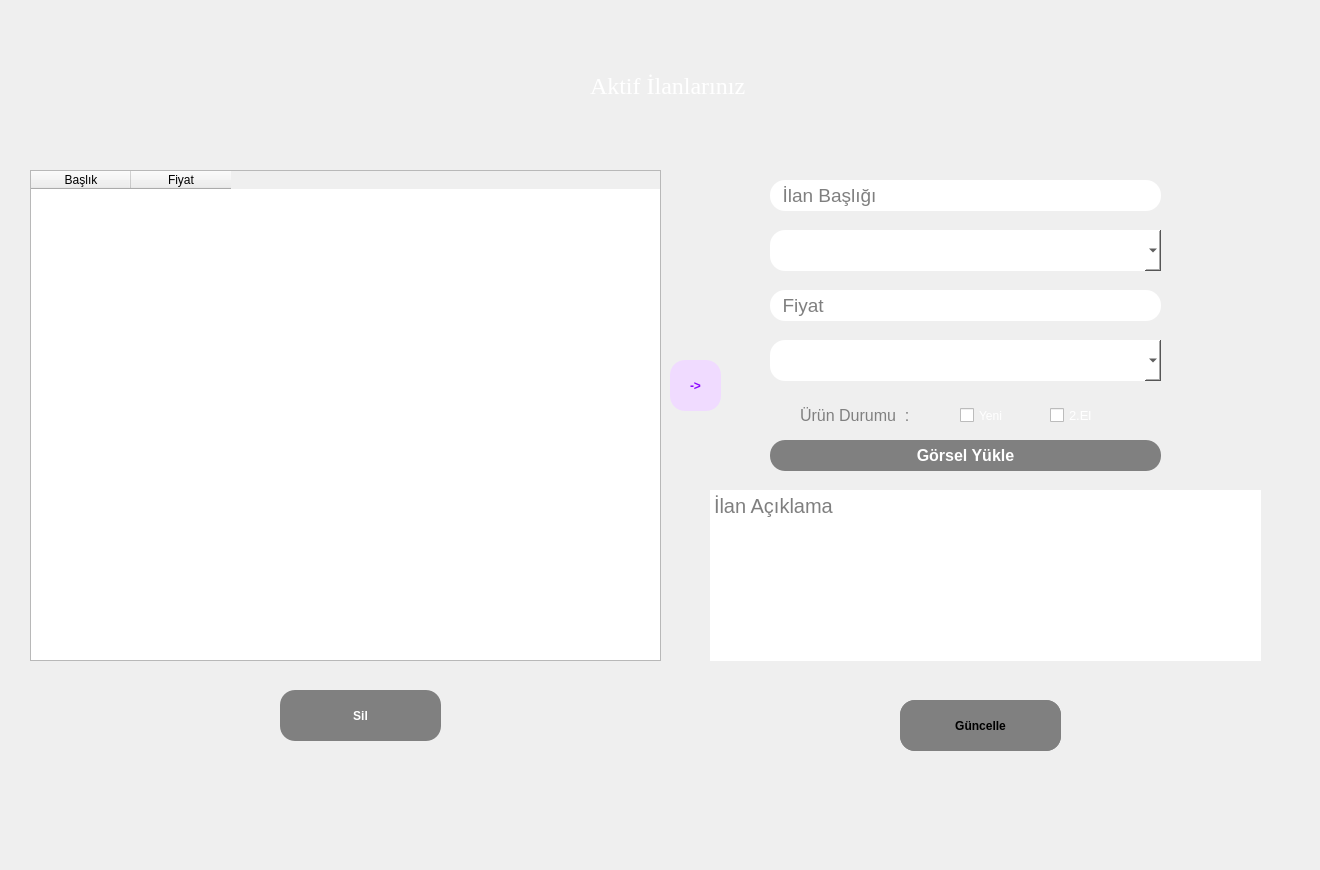
     <widget class="QWidget" name="tab_8">
      <attribute name="title">
       <string>sil</string>
      </attribute>
      <widget class="QLabel" name="label_53">
       <property name="geometry">
        <rect>
         <x>-10</x>
         <y>-10</y>
         <width>1311</width>
         <height>861</height>
        </rect>
       </property>
       <property name="styleSheet">
        <string notr="true">background-image:url(:/back/pic/wallpapers/w4.jpg);
background-size: cover;
background-position: center;
</string>
       </property>
       <property name="text">
        <string/>
       </property>
      </widget>
      <widget class="QLineEdit" name="lineEdit_5">
       <property name="geometry">
        <rect>
         <x>770</x>
         <y>290</y>
         <width>391</width>
         <height>31</height>
        </rect>
       </property>
       <property name="font">
        <font>
         <pointsize>14</pointsize>
        </font>
       </property>
       <property name="styleSheet">
        <string notr="true">border-radius:15px;</string>
       </property>
       <property name="text">
        <string/>
       </property>
       <property name="placeholderText">
        <string>  Fiyat</string>
       </property>
      </widget>
      <widget class="QPushButton" name="pushButton_18">
       <property name="geometry">
        <rect>
         <x>900</x>
         <y>700</y>
         <width>161</width>
         <height>51</height>
        </rect>
       </property>
       <property name="styleSheet">
        <string notr="true">border-radius:15px;
background-color:gray;
font:bold;
font-size:20;</string>
       </property>
       <property name="text">
        <string>Güncelle</string>
       </property>
      </widget>
      <widget class="QTextEdit" name="textEdit_2">
       <property name="geometry">
        <rect>
         <x>710</x>
         <y>490</y>
         <width>551</width>
         <height>171</height>
        </rect>
       </property>
       <property name="styleSheet">
        <string notr="true">border-radius:10px;
font-size:20px;</string>
       </property>
       <property name="html">
        <string>&lt;!DOCTYPE HTML PUBLIC &quot;-//W3C//DTD HTML 4.0//EN&quot; &quot;http://www.w3.org/TR/REC-html40/strict.dtd&quot;&gt;
&lt;html&gt;&lt;head&gt;&lt;meta name=&quot;qrichtext&quot; content=&quot;1&quot; /&gt;&lt;style type=&quot;text/css&quot;&gt;
p, li { white-space: pre-wrap; }
&lt;/style&gt;&lt;/head&gt;&lt;body style=&quot; font-family:'MS Shell Dlg 2'; font-size:20px; font-weight:400; font-style:normal;&quot;&gt;
&lt;p style=&quot;-qt-paragraph-type:empty; margin-top:0px; margin-bottom:0px; margin-left:0px; margin-right:0px; -qt-block-indent:0; text-indent:0px; font-size:7.8pt;&quot;&gt;&lt;br /&gt;&lt;/p&gt;&lt;/body&gt;&lt;/html&gt;</string>
       </property>
       <property name="placeholderText">
        <string>İlan Açıklama</string>
       </property>
      </widget>
      <widget class="QCheckBox" name="checkBox_3">
       <property name="geometry">
        <rect>
         <x>1050</x>
         <y>400</y>
         <width>101</width>
         <height>31</height>
        </rect>
       </property>
       <property name="font">
        <font>
         <pointsize>10</pointsize>
        </font>
       </property>
       <property name="styleSheet">
        <string notr="true">color:white;</string>
       </property>
       <property name="text">
        <string>2.El</string>
       </property>
      </widget>
      <widget class="QLineEdit" name="lineEdit_7">
       <property name="geometry">
        <rect>
         <x>770</x>
         <y>180</y>
         <width>391</width>
         <height>31</height>
        </rect>
       </property>
       <property name="font">
        <font>
         <pointsize>14</pointsize>
        </font>
       </property>
       <property name="styleSheet">
        <string notr="true">border-radius:15px;</string>
       </property>
       <property name="text">
        <string/>
       </property>
       <property name="placeholderText">
        <string>  İlan Başlığı</string>
       </property>
      </widget>
      <widget class="QLabel" name="label_58">
       <property name="geometry">
        <rect>
         <x>800</x>
         <y>400</y>
         <width>161</width>
         <height>31</height>
        </rect>
       </property>
       <property name="font">
        <font>
         <pointsize>12</pointsize>
        </font>
       </property>
       <property name="styleSheet">
        <string notr="true">color:gray;</string>
       </property>
       <property name="text">
        <string>Ürün Durumu  :</string>
       </property>
      </widget>
      <widget class="QPushButton" name="pushButton_19">
       <property name="geometry">
        <rect>
         <x>770</x>
         <y>440</y>
         <width>391</width>
         <height>31</height>
        </rect>
       </property>
       <property name="font">
        <font>
         <pointsize>12</pointsize>
         <weight>75</weight>
         <italic>false</italic>
         <bold>true</bold>
        </font>
       </property>
       <property name="styleSheet">
        <string notr="true">border-radius:15px;
background-color:gray;
font:bold;
color:white;</string>
       </property>
       <property name="text">
        <string>Görsel Yükle</string>
       </property>
      </widget>
      <widget class="QCheckBox" name="checkBox_4">
       <property name="geometry">
        <rect>
         <x>960</x>
         <y>400</y>
         <width>71</width>
         <height>31</height>
        </rect>
       </property>
       <property name="font">
        <font>
         <pointsize>9</pointsize>
        </font>
       </property>
       <property name="styleSheet">
        <string notr="true">color:white;</string>
       </property>
       <property name="text">
        <string>Yeni</string>
       </property>
      </widget>
      <widget class="QLabel" name="label_59">
       <property name="geometry">
        <rect>
         <x>590</x>
         <y>60</y>
         <width>201</width>
         <height>51</height>
        </rect>
       </property>
       <property name="font">
        <font>
         <family>Times New Roman</family>
         <pointsize>18</pointsize>
         <weight>50</weight>
         <italic>false</italic>
         <bold>false</bold>
        </font>
       </property>
       <property name="styleSheet">
        <string notr="true">color:white;
font: 18pt &quot;Times New Roman&quot;;</string>
       </property>
       <property name="text">
        <string>Aktif İlanlarınız</string>
       </property>
      </widget>
      <widget class="QTableWidget" name="tableWidget_11">
       <property name="geometry">
        <rect>
         <x>30</x>
         <y>170</y>
         <width>631</width>
         <height>491</height>
        </rect>
       </property>
       <attribute name="horizontalHeaderCascadingSectionResizes">
        <bool>false</bool>
       </attribute>
       <attribute name="horizontalHeaderShowSortIndicator" stdset="0">
        <bool>false</bool>
       </attribute>
       <attribute name="horizontalHeaderStretchLastSection">
        <bool>false</bool>
       </attribute>
       <column>
        <property name="text">
         <string>Başlık</string>
        </property>
       </column>
       <column>
        <property name="text">
         <string>Fiyat</string>
        </property>
       </column>
      </widget>
      <widget class="QPushButton" name="pushButton_20">
       <property name="geometry">
        <rect>
         <x>280</x>
         <y>690</y>
         <width>161</width>
         <height>51</height>
        </rect>
       </property>
       <property name="styleSheet">
        <string notr="true">border-radius:15px;
background-color:gray;
font:bold;
font-size:20;
color:white;</string>
       </property>
       <property name="text">
        <string>Sil</string>
       </property>
      </widget>
      <widget class="QPushButton" name="pushButton_23">
       <property name="geometry">
        <rect>
         <x>900</x>
         <y>700</y>
         <width>161</width>
         <height>51</height>
        </rect>
       </property>
       <property name="styleSheet">
        <string notr="true">border-radius:15px;
background-color:gray;
font:bold;
font-size:20;</string>
       </property>
       <property name="text">
        <string>Güncelle</string>
       </property>
      </widget>
      <widget class="QTableWidget" name="tableWidget_14">
       <property name="geometry">
        <rect>
         <x>30</x>
         <y>170</y>
         <width>631</width>
         <height>491</height>
        </rect>
       </property>
       <attribute name="horizontalHeaderCascadingSectionResizes">
        <bool>false</bool>
       </attribute>
       <attribute name="horizontalHeaderShowSortIndicator" stdset="0">
        <bool>false</bool>
       </attribute>
       <attribute name="horizontalHeaderStretchLastSection">
        <bool>false</bool>
       </attribute>
       <column>
        <property name="text">
         <string>Başlık</string>
        </property>
       </column>
       <column>
        <property name="text">
         <string>Fiyat</string>
        </property>
       </column>
      </widget>
      <widget class="QPushButton" name="pushButton_25">
       <property name="geometry">
        <rect>
         <x>670</x>
         <y>360</y>
         <width>51</width>
         <height>51</height>
        </rect>
       </property>
       <property name="styleSheet">
        <string notr="true">border-radius:15px;
background-color:rgb(240, 219, 255);
font:bold;
font-size:20;
color:rgb(140, 8, 255);</string>
       </property>
       <property name="text">
        <string>-&gt;</string>
       </property>
      </widget>
      <widget class="QComboBox" name="comboBox_4">
       <property name="geometry">
        <rect>
         <x>770</x>
         <y>230</y>
         <width>391</width>
         <height>41</height>
        </rect>
       </property>
       <property name="styleSheet">
        <string notr="true">border-radius:15px;
background-color:white;</string>
       </property>
      </widget>
      <widget class="QComboBox" name="comboBox_5">
       <property name="geometry">
        <rect>
         <x>770</x>
         <y>340</y>
         <width>391</width>
         <height>41</height>
        </rect>
       </property>
       <property name="styleSheet">
        <string notr="true">border-radius:15px;
background-color:white;</string>
       </property>
      </widget>
     </widget>
